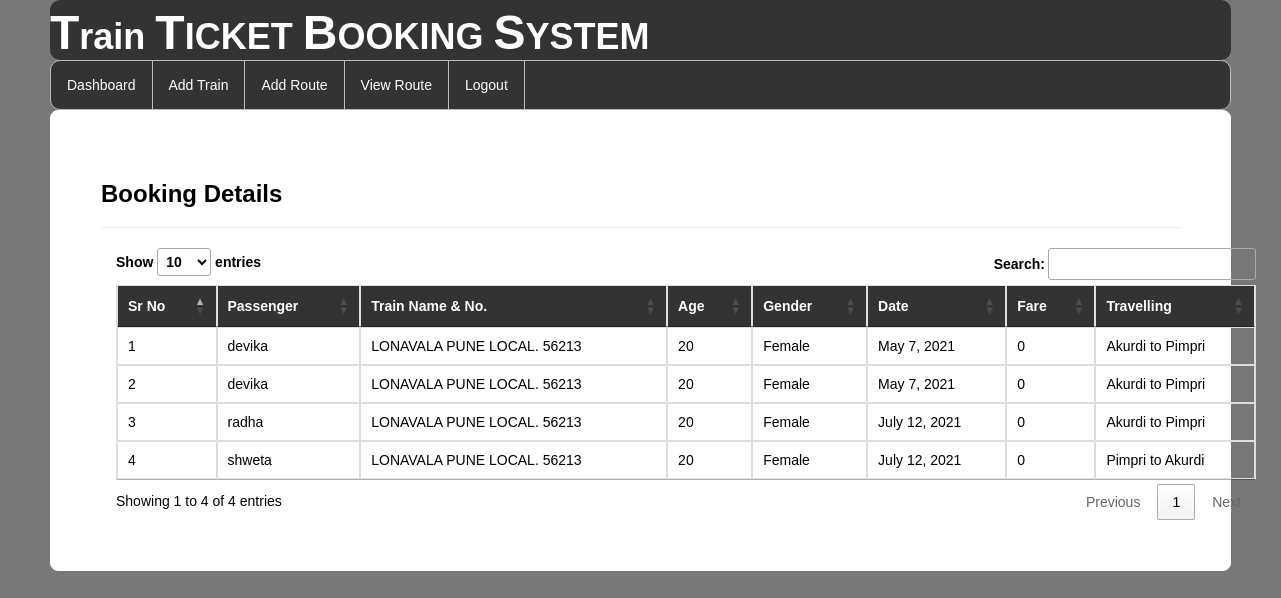
Screenshot of /viewbookings/ (signed in) with the database file from the repository.
### railway/models.py (models this page shows, shortened)
class Book_ticket(models.Model):
    passenger=models.ForeignKey(Passenger,on_delete=models.CASCADE,null=True)
    user=models.ForeignKey(Register,on_delete=models.CASCADE,null=True)
    route=models.CharField(max_length=100,null=True)
    date2=models.DateField(null=True)
    fare=models.IntegerField(null=True)

class Passenger(models.Model):
    user = models.ForeignKey(Register,on_delete=models.CASCADE,null=True)
    train = models.ForeignKey(Add_Train,on_delete=models.CASCADE,null=True)
    name = models.CharField(max_length=100,null=True)
    age = models.IntegerField(null=True)
    gender = models.CharField(max_length=30,null=True)
    route=models.CharField(max_length=100,null=True)
    status = models.CharField(max_length=30,null=True)
    date1 = models.DateField(null=True)
    fare = models.IntegerField(null=True)

class Add_Train(models.Model):
    trainname = models.CharField(max_length=30,null=True)
    train_no = models.IntegerField(null=True)
    from_city = models.CharField(max_length=30,null=True)
    to_city = models.CharField(max_length=30,null=True)
    departuretime=models.CharField(max_length=30,null=True)
    arrivaltime=models.CharField(max_length=30,null=True)
    trevaltime=models.CharField(max_length=100,null=True)
    distance=models.IntegerField(null=True)
    img=models.FileField(null=True)

### railway/views.py (the view)
# urls.py: path('viewbookings/', viewbookings, name="viewbookings"),
def viewbookings(request):
    if not request.user.is_authenticated:
        return redirect('login')
    book = Book_ticket.objects.all()
    d = {'book': book}
    return render(request, 'viewbookings.html', d)

### railway/templates/viewbookings.html (shortened to what this page needs)
{% extends 'navigation3.html' %}
{% load static %}
{% block b %}
<div style="color:Black;border:1px solid white;border-radius:8px;background-color:white;padding:50px">
        <h3><strong>Booking Details</strong></h3><hr>
<div class="container">
<table class="table table-bordered" id="myTable">
  <thead style="color:white;background-color:#333">
  <tr>
    <th>Sr No</th>
    <th>Passenger</th>
      <th>Train Name & No.</th>
      <th>Age</th>
    <th>Gender</th>
    <th>Date</th>
       <th>Fare</th>
       <th>Travelling</th>
  </tr>
  </thead>
   <tbody>
    {% for i in book %}
  <tr>
    <td>{{forloop.counter}}</td>
    <td>{{i.passenger.name}}</td>
    <td>{{i.passenger.train.trainname}}. {{i.passenger.train.train_no}}</td>
      <td>{{i.passenger.age}}</td>
      <td>{{i.passenger.gender}}</td>
      <td>{{i.passenger.date1}}</td>
      <td>{{i.fare}}</td>
      <td>{{i.route}}</td>
  </tr>
    {% endfor %}
    </tbody>
</table>
 </div>
</div>
{% endblock %}

### railway/templates/navigation3.html (style rules this page uses)
body { font-family: Arial, Helvetica, sans-serif; }

### rows the page displays
Book_ticket: passenger.name "devika", passenger.train.trainname "LONAVALA PUNE LOCAL", passenger.train.train_no "56213", passenger.age "20", passenger.gender "Female", passenger.date1 "May 7, 2021", fare "0", route "Akurdi to Pimpri"
Book_ticket: passenger.name "devika", passenger.train.trainname "LONAVALA PUNE LOCAL", passenger.train.train_no "56213", passenger.age "20", passenger.gender "Female", passenger.date1 "May 7, 2021", fare "0", route "Akurdi to Pimpri"
Book_ticket: passenger.name "radha", passenger.train.trainname "LONAVALA PUNE LOCAL", passenger.train.train_no "56213", passenger.age "20", passenger.gender "Female", passenger.date1 "July 12, 2021", fare "0", route "Akurdi to Pimpri"
Book_ticket: passenger.name "shweta", passenger.train.trainname "LONAVALA PUNE LOCAL", passenger.train.train_no "56213", passenger.age "20", passenger.gender "Female", passenger.date1 "July 12, 2021", fare "0", route "Pimpri to Akurdi"
